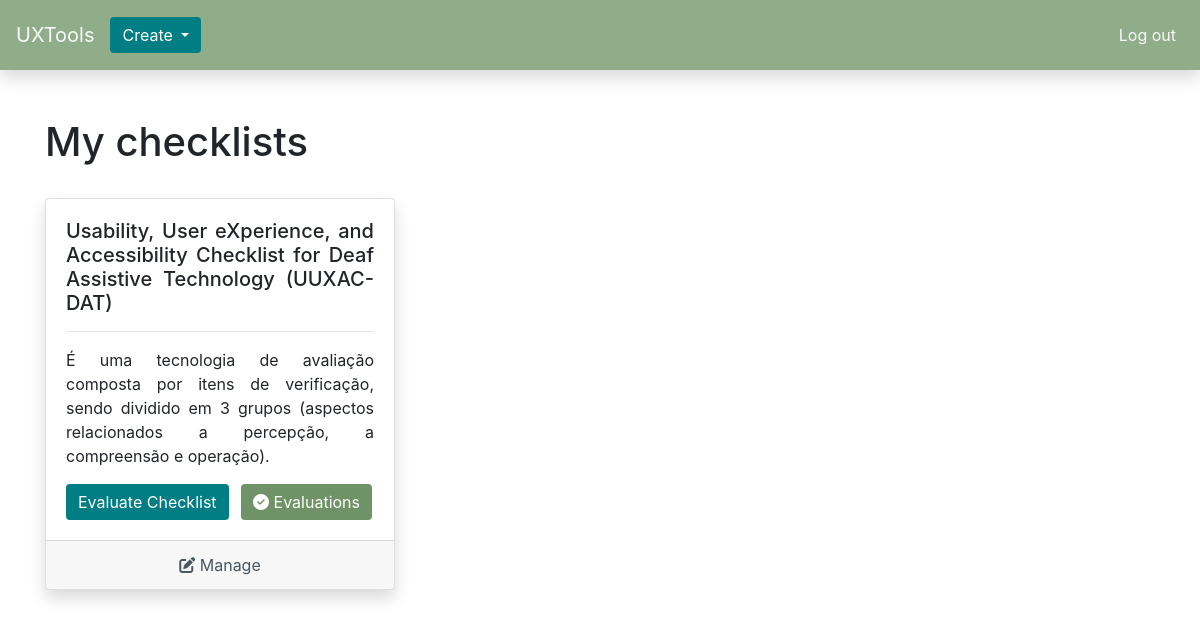
The app's page /index.php (signed in) with its own data.
### tables this page shows
CREATE TABLE `checklist` (
  `id` int(255) NOT NULL,
  `title` varchar(255) NOT NULL,
  `description` varchar(255) NOT NULL,
  `author_id` int(255) NOT NULL,
  `published` tinyint(1) DEFAULT 0
);

### php/dataAccess/checklistDAO.class.php (called while the page is built, shortened)
<?php
    class ChecklistDAO
    {
        public function select_checklistsOfUser($conn, $user_id)
        {
            $query = "select * from checklist where author_id = ? order by id desc";
            $stmt = $conn->prepare($query);
            $stmt->bind_param("s", $user_id);
            $stmt->execute();
            return $stmt->get_result();
        }
    }
?>

### index.php (the view, shortened to what this page needs)
<?php
    require_once("php/classes/database.class.php");
    require_once("php/dataAccess/checklistDAO.class.php");
    $db = new Database;
    $conn = $db->connect();
    $checklistDAO = new ChecklistDAO;
?>
<!doctype html>
<html lang="pt-BR">
	<head>
        <link rel="stylesheet" href="css/bootstrap/bootstrap.css">
        <link rel="stylesheet" href="./css/index.css">
	</head>
	<body>
		<nav class="navbar navbar-expand-lg navbar-light shadow">
			<a class="navbar-brand text-light" href="#">
				UXTools
			</a>
			<div class="collapse navbar-collapse" id="navbarNavDropdown">
			    <ul class="navbar-nav">
					<li class="nav-item dropdown">
						<a class="btn btn-primary dropdown-toggle" id="navbarDropdownMenuLink" role="button" data-toggle="dropdown" aria-haspopup="true" aria-expanded="false">
							Create
						</a>
					</li>
				</ul>
				<ul class="navbar-nav ml-auto">
					<li class="nav-item">
						<a class="nav-link text-light" href="./php/controllers/disconnect_user.php">
							Log out
						</a>
					</li>
				</ul>
			</div>
		</nav>
		<div class="container mt-5 mb-5">
            <h1>My checklists</h1>
            <?php
                $result = $checklistDAO->select_checklistsOfUser($conn, $_SESSION["USER_ID"]);
                if($result->num_rows > 0) {
			?>
			<div class="row mt-3">
				<?php
					while($row = $result->fetch_assoc()) {
				?>
				<div class="col-md-4">
					<div class="card mt-3 mb-3 shadow">
						<div class="card-body">
							<h5 class="text-justify"><?= $row["title"] ?></h5>
							<hr>
							<p class="text-justify"><?= $row["description"] ?></p>
							<div class="d-flex">
								<div class="mr-auto">
									<button class="btn btn-primary mr-1" onClick="setTempLink(<?= $row["id"] ?>)" <?= !boolval($row["published"]) ? "disabled" : null ?>>Evaluate Checklist</button>
									<a href="./php/pages/checklistEvaluations.php?c_id=<?= $row["id"] ?>" <?php
									if(!boolval($row["published"])) {
										echo 'class="btn btn-secondary ml-1 disabled"';
									} else {
										echo 'class="btn btn-secondary ml-1"';
									} ?>>
										<span>
											<i class="fas fa-check-circle"></i>
										</span>
										Evaluations
									</a>
								</div>
							</div>
						</div>
						<div class="card-footer d-flex justify-content-center">
							<a href="./php/pages/checklistManager.php?c_id=<?= $row["id"] ?>" class="manage-link">
								<i class="fas fa-edit"></i>
								Manage
							</a>
						</div>
					</div>
				</div>
				<?php
					}
				?>
            </div>
            <?php
                }
            ?>
        </div>
	</body>
</html>

### css/index.css (style rules this page uses)
.navbar { min-height: 70px; background-color: #8fad88; }
.btn-primary { color: white; background-color: #007e83; border: 0; }
.btn-secondary { background-color: #6f9367; border: 0; }
.manage-link { text-decoration: none; color: #475862; transition: opacity .15s; }

### records on screen
checklist: title "Usability, User eXperience, and Accessibility Checklist for Deaf Assistive Technology (UUXAC-DAT)", description "É uma tecnologia de avaliação composta por itens de verificação, sendo dividido em 3 grupos (aspectos relacionados a percepção, a compreensão e operação)."
